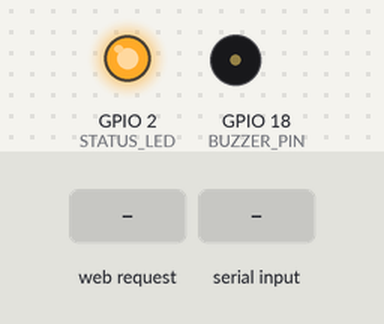
A sketch run on a simulated ESP32. Shown: output pins drawn as LEDs (lit = HIGH), buzzer (waves = sounding). Inputs (shaded band) come from the test bench. WiFi joins after 1.5 s; servers stay silent unless stated; pins used as bus, display or sensor lines are not drawn; what the sketch prints to the serial monitor is not drawn.

Above: at 3.9 s.
4.0 s: HTTP request GET /trigger received
5.5 s: "DETER:90\n" received over Serial
At 6.4 s:
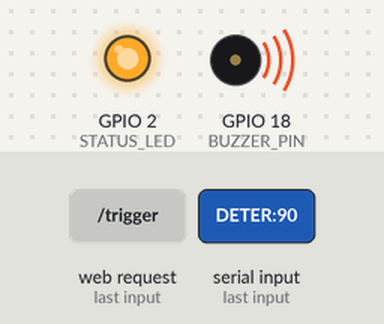
7.0 s: HTTP request GET /stop received
At 8.2 s:
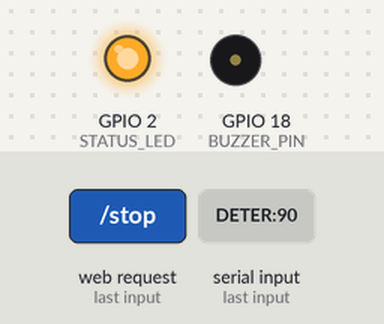
8.5 s: HTTP request GET /trigger?animal=1 received
10.0 s: HTTP request GET /trigger?duration=1 received
At 11.1 s:
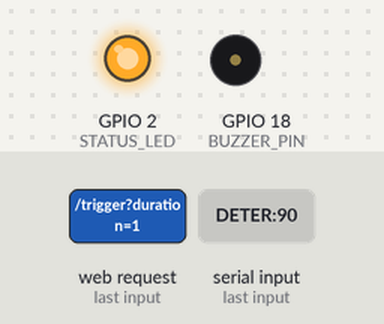
11.5 s: "DETER:,45\n" received over Serial
Timing chart, 0 to 14.5 s (numbered marks = the images above; inputs shaded):
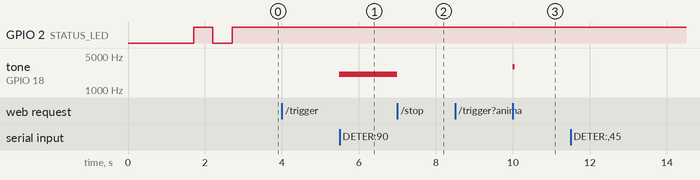

The sketch:

esp32_deterrent.ino
```cpp
/*
  Smart Non-Invasive Animal Deterrent System - ESP32 Firmware
  Track B: AgriTech - Problem Statement 2

  Features:
  - Wi-Fi Web Server (HTTP REST API: /trigger, /stop, /status)
  - Serial Communication Fallback (Command: "DETER:animal_name")
  - Visual Strobe: GPIO 4 (LED / Relay module for strobe lights)
  - Acoustic Frequencies & Sirens: GPIO 18 (PWM / Passive Buzzer for acoustic sweeps & ultrasonic tones)
  - DFPlayer Mini MP3 Audio Player (UART2: RX2=16, TX2=17) for predator & warning sounds
*/

#include <WiFi.h>
#include <WebServer.h>
#include <HardwareSerial.h>

// ==========================================
// CONFIGURATION - CHANGE YOUR WI-FI CREDENTIALS HERE
// ==========================================
const char* ssid = "CMF by Nothing Phone 2 Pro_8823";
const char* password = "himynameis";

// GPIO Pin Definitions
#define STROBE_PIN 4      // Strobe LED / Relay trigger
#define BUZZER_PIN 18     // Passive Buzzer PWM output pin
#define STATUS_LED 2      // Onboard status LED

// DFPlayer Mini Serial Pins (UART2)
#define DFPLAYER_RX 16
#define DFPLAYER_TX 17

// Global State
WebServer server(80);
HardwareSerial dfPlayerSerial(2); // UART2 for DFPlayer Mini MP3 module

bool deterrentActive = false;
unsigned long deterrentStartTime = 0;
unsigned long deterrentDurationMs = 5000; // Default 5 seconds active
String currentAnimal = "";

// PWM Channel configuration for Buzzer sound generation
#define BUZZER_CHANNEL 0
#define BUZZER_RESOLUTION 8

// DFPlayer Mini Raw Protocol Command Sender
void sendDFPlayerCommand(uint8_t cmd, uint16_t arg) {
  uint8_t buf[10];
  buf[0] = 0x7E; // Start byte
  buf[1] = 0xFF; // Version
  buf[2] = 0x06; // Length
  buf[3] = cmd;  // Command
  buf[4] = 0x00; // Feedback (0 = no feedback)
  buf[5] = (uint8_t)(arg >> 8);   // High byte of argument
  buf[6] = (uint8_t)(arg & 0xFF); // Low byte of argument

  // Calculate Checksum: - (Version + Length + Cmd + Feedback + High + Low)
  uint16_t checksum = 0;
  for (int i = 1; i < 7; i++) {
    checksum += buf[i];
  }
  checksum = -checksum;
  buf[7] = (uint8_t)(checksum >> 8);
  buf[8] = (uint8_t)(checksum & 0xFF);
  buf[9] = 0xEF; // End byte

  dfPlayerSerial.write(buf, 10);
}

void playDFPlayerTrack(uint16_t trackNumber) {
  sendDFPlayerCommand(0x06, 30); // Set volume to max (30)
  delay(50);
  sendDFPlayerCommand(0x03, trackNumber); // Play track (0001.mp3, 0002.mp3, etc.)
  Serial.print("[DFPlayer] Playing MP3 Track #");
  Serial.println(trackNumber);
}

void stopDFPlayer() {
  sendDFPlayerCommand(0x16, 0); // Stop playback
}

void setup() {
  Serial.begin(115200);
  delay(1000);
  Serial.println("\n[ESP32] Initializing Smart Farm Deterrent System...");

  // Initialize Pin Modes
  pinMode(STROBE_PIN, OUTPUT);
  pinMode(STATUS_LED, OUTPUT);
  digitalWrite(STROBE_PIN, LOW);
  digitalWrite(STATUS_LED, LOW);

  // Setup PWM for Buzzer Tone Generation (ESP32 ledc)
  ledcSetup(BUZZER_CHANNEL, 2000, BUZZER_RESOLUTION);
  ledcAttachPin(BUZZER_PIN, BUZZER_CHANNEL);
  ledcWrite(BUZZER_CHANNEL, 0); // Silence initially

  // Initialize UART2 for DFPlayer Mini MP3 Player
  dfPlayerSerial.begin(9600, SERIAL_8N1, DFPLAYER_RX, DFPLAYER_TX);
  delay(200);
  sendDFPlayerCommand(0x06, 28); // Set default volume (28/30)

  // Connect to Wi-Fi
  Serial.print("[WiFi] Connecting to ");
  Serial.println(ssid);
  WiFi.mode(WIFI_STA);
  WiFi.begin(ssid, password);

  int wifiRetries = 0;
  while (WiFi.status() != WL_CONNECTED && wifiRetries < 20) {
    delay(500);
    Serial.print(".");
    digitalWrite(STATUS_LED, !digitalRead(STATUS_LED));
    wifiRetries++;
  }

  if (WiFi.status() == WL_CONNECTED) {
    digitalWrite(STATUS_LED, HIGH);
    Serial.println("\n[WiFi] Connected!");
    Serial.print("[WiFi] ESP32 IP Address: ");
    Serial.println(WiFi.localIP());
  } else {
    Serial.println("\n[WiFi Warning] Connection failed. Operating in SERIAL ONLY mode.");
    digitalWrite(STATUS_LED, LOW);
  }

  // Define HTTP REST API Routes
  server.on("/trigger", HTTP_GET, handleTrigger);
  server.on("/trigger", HTTP_POST, handleTrigger);
  server.on("/stop", HTTP_GET, handleStop);
  server.on("/stop", HTTP_POST, handleStop);
  server.on("/status", HTTP_GET, handleStatus);
  server.onNotFound([]() {
    server.send(404, "application/json", "{\"error\":\"Endpoint not found\"}");
  });

  server.begin();
  Serial.println("[HTTP] Web Server running on port 80");
  Serial.println("[System] Ready for Intrusion Alerts!");
}

void loop() {
  server.handleClient();
  checkSerialInput();
  updateDeterrentState();
}

// ----------------------------------------------------
// Deterrent Trigger Logic
// ----------------------------------------------------
void triggerDeterrent(String animal, int durationMs) {
  deterrentActive = true;
  deterrentStartTime = millis();
  deterrentDurationMs = (durationMs > 0) ? durationMs : 5000;
  currentAnimal = animal;

  Serial.print("[DETERRENT ACTIVATED] Species: ");
  Serial.print(animal);
  Serial.print(" | Duration: ");
  Serial.print(deterrentDurationMs);
  Serial.println("ms");

  // Play corresponding MP3 track on DFPlayer Mini (if attached)
  if (animal == "pig" || animal == "boar") {
    playDFPlayerTrack(1); // 0001.mp3 - High pitch frequency / Predator growl
  } else if (animal == "cow" || animal == "buffalo" || animal == "horse") {
    playDFPlayerTrack(2); // 0002.mp3 - Barking dogs & Tiger roar
  } else if (animal == "dog" || animal == "cat" || animal == "goat" || animal == "sheep") {
    playDFPlayerTrack(3); // 0003.mp3 - Ultrasonic sweep & Firecracker sound
  } else {
    playDFPlayerTrack(4); // 0004.mp3 - Emergency Loud Siren
  }
}

void stopDeterrent() {
  deterrentActive = false;
  digitalWrite(STROBE_PIN, LOW);
  ledcWrite(BUZZER_CHANNEL, 0); // Turn off tone sound
  stopDFPlayer();                // Stop MP3 playback
  Serial.println("[DETERRENT STOPPED] Hardware silenced.");
}

void updateDeterrentState() {
  if (!deterrentActive) return;

  // Auto-stop after duration
  if (millis() - deterrentStartTime > deterrentDurationMs) {
    stopDeterrent();
    return;
  }

  // Dynamic Strobe Lighting Pattern (50ms toggle for high visibility)
  bool flashState = (millis() / 50) % 2 == 0;
  digitalWrite(STROBE_PIN, flashState ? HIGH : LOW);

  // Species-Specific Frequency Acoustic Patterns for Passive Buzzer
  if (currentAnimal == "pig" || currentAnimal == "boar") {
    // High-frequency sweep 12kHz to 18kHz for wild pigs
    int sweepFreq = 12000 + ((millis() / 10) % 6000);
    ledcWriteTone(BUZZER_CHANNEL, sweepFreq);
    ledcWrite(BUZZER_CHANNEL, 128); // 50% duty cycle
  }
  else if (currentAnimal == "cow" || currentAnimal == "buffalo" || currentAnimal == "horse") {
    // Alternating loud dual-siren sound (800Hz / 1500Hz)
    int sirenFreq = ((millis() / 200) % 2 == 0) ? 800 : 1500;
    ledcWriteTone(BUZZER_CHANNEL, sirenFreq);
    ledcWrite(BUZZER_CHANNEL, 128);
  }
  else if (currentAnimal == "dog" || currentAnimal == "cat" || currentAnimal == "goat" || currentAnimal == "sheep") {
    // Ultrasonic acoustic pulse (18kHz - 22kHz)
    int pulseFreq = 18000 + ((millis() / 5) % 4000);
    ledcWriteTone(BUZZER_CHANNEL, pulseFreq);
    ledcWrite(BUZZER_CHANNEL, 128);
  }
  else {
    // General multi-frequency alert siren
    int genFreq = 1000 + ((millis() / 5) % 2500);
    ledcWriteTone(BUZZER_CHANNEL, genFreq);
    ledcWrite(BUZZER_CHANNEL, 128);
  }
}

// ----------------------------------------------------
// HTTP Request Handlers
// ----------------------------------------------------
void handleTrigger() {
  String animal = server.hasArg("animal") ? server.arg("animal") : "unknown";
  int duration = server.hasArg("duration") ? server.arg("duration").toInt() : 5000;

  triggerDeterrent(animal, duration);

  String response = "{\"status\":\"success\",\"message\":\"Deterrent triggered\",\"animal\":\"" + animal + "\"}";
  server.send(200, "application/json", response);
}

void handleStop() {
  stopDeterrent();
  server.send(200, "application/json", "{\"status\":\"success\",\"message\":\"Deterrent stopped\"}");
}

void handleStatus() {
  String ipStr = WiFi.localIP().toString();
  String activeStr = deterrentActive ? "true" : "false";
  String response = "{\"active\":" + activeStr + ",\"current_animal\":\"" + currentAnimal + "\",\"ip\":\"" + ipStr + "\"}";
  server.send(200, "application/json", response);
}

// ----------------------------------------------------
// Serial Input Handler (e.g. via USB Connection)
// Command format: DETER:pig  or STOP
// ----------------------------------------------------
void checkSerialInput() {
  if (Serial.available() > 0) {
    String input = Serial.readStringUntil('\n');
    input.trim();

    if (input.startsWith("DETER:")) {
      String animal = input.substring(6);
      triggerDeterrent(animal, 5000);
    } else if (input == "STOP") {
      stopDeterrent();
    }
  }
}
```

Measured:
- after the input at 4.0 s, tone on GPIO 18 (BUZZER_PIN): silent → 2099 Hz after 1.5 s
- after the input at 5.5 s, tone on GPIO 18 (BUZZER_PIN): stays 2099 Hz (without the input it goes to 2399 Hz after 1.5 s)
- after the input at 7.0 s, tone on GPIO 18 (BUZZER_PIN): 2099 Hz → silent at once
- after the input at 8.5 s, tone on GPIO 18 (BUZZER_PIN): silent → 2999 Hz after 1.5 s
- after the input at 10.0 s, tone on GPIO 18 (BUZZER_PIN): 2999 Hz → silent after 0.05 s
